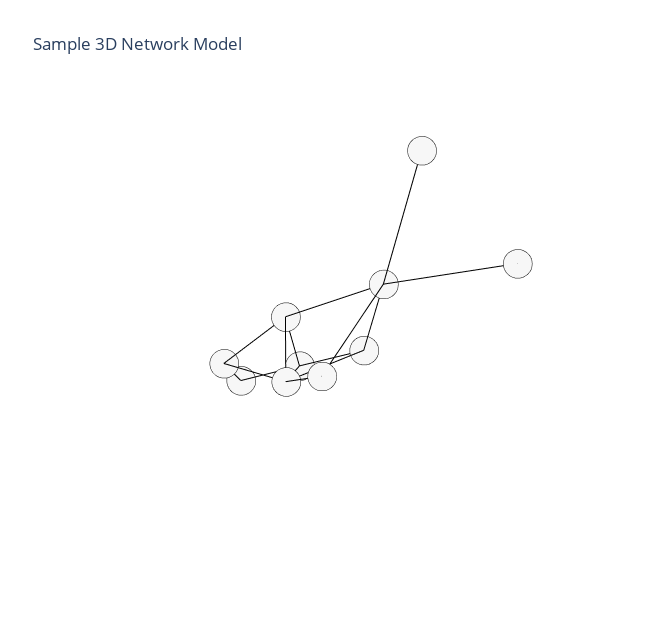

Here is the notebook cell this chart was saved with:
### Code cell
# Define graph and 3D layout
G = nx.Graph()
nodelist = {
  0: [0.33, -5.19, -0.06],
  1: [-0.98, -6.22, -9.64],
  2: [-5.17, -5.16, 7.66],
  3: [0.53, 7.91, -7.21],
  4: [-3.42, 6.16, 6.56],
  5: [-9.99, -3.12, -8.22],
  6: [-6.79, -3.42, 7.94],
  7: [3.62, 5.31, -6.33],
  8: [-3.33, -3.36, -3.91],
  9: [8.37, -6.8, 8.58]
}

edgelist = [  (2, 9),  (2, 8),  (2, 7),  (1, 0),  (5, 2),  (0, 5),  (9, 6),  (9, 5),  (7, 7),  (4, 0),  (2, 8),  (5, 7),  (6, 7),  (0, 8),  (9, 5), (3, 0), (3, 2), (3,7)]

G.add_edges_from(edgelist)
G.add_nodes_from(nodelist)

# 3D spring layout
spring_3D = nx.spring_layout(G, dim=3)

# Node positions
x_nodes = [spring_3D[node][0] for node in G.nodes()]
y_nodes = [spring_3D[node][1] for node in G.nodes()]
z_nodes = [spring_3D[node][2] for node in G.nodes()]

# Edge coordinates
x_edges, y_edges, z_edges = [], [], []
for edge in edgelist:
    x_coords = [spring_3D[edge[0]][0], spring_3D[edge[1]][0], None]
    y_coords = [spring_3D[edge[0]][1], spring_3D[edge[1]][1], None]
    z_coords = [spring_3D[edge[0]][2], spring_3D[edge[1]][2], None]
    x_edges += x_coords
    y_edges += y_coords
    z_edges += z_coords

# Create edge trace
trace_edges = go.Scatter3d(
    x=x_edges, y=y_edges, z=z_edges,
    mode='lines',
    line=dict(color='black', width=2),
    hoverinfo='none'
)

# Create node trace
community_label = [0] * len(x_nodes)  # Example community labels
club_labels = [str(node) for node in G.nodes()]  # Example node labels
trace_nodes = go.Scatter3d(
    x=x_nodes, y=y_nodes, z=z_nodes,
    mode='markers',
    marker=dict(
        symbol='circle',
        size=10,
        color=community_label,
        line=dict(color='black', width=0.5)
    ),
    text=club_labels,
    hoverinfo='text'
)

# Axis definition
axis = dict(
    showbackground=False,
    showline=False,
    zeroline=False,
    showgrid=False,
    showticklabels=False,
    title=''
)

# Layout
layout = go.Layout(
    title="Sample 3D Network Model",
    width=650,
    height=625,
    showlegend=False,
    scene=dict(
        xaxis=dict(axis),
        yaxis=dict(axis),
        zaxis=dict(axis)
    ),
    margin=dict(t=100),
    hovermode='closest'
)

# Combine traces into a figure
data = [trace_edges, trace_nodes]
fig = go.Figure(data=data, layout=layout)

# Show plot
fig.show()

### Figure 1 — Plotly figure (JSON) as saved in the notebook; plotly's stock layout.template omitted (floating-point values rounded to 4 significant figures)
{"data": [{"hoverinfo": "none", "line": {"color": "black", "width": 2}, "mode": "lines", "type": "scatter3d", "x": [0.224, 0.2911, null, 0.224, 0.3564, null, 0.224, -0.0981, null, -0.2846, -0.1111, null, 0.0416, 0.224, null, -0.1111, 0.0416, null, 0.2911, 0.06538, null, 0.2911, 0.0416, null, -0.0981, -0.0981, null, -0.2773, -0.1111, null, 0.224, 0.3564, null, 0.0416, -0.0981, null, 0.06538, -0.0981, null, -0.1111, 0.3564, null, 0.2911, 0.0416, null, -0.2075, -0.1111, null, -0.2075, 0.224, null, -0.2075, -0.0981, null], "y": [-0.06902, -0.5826, null, -0.06902, 0.3531, null, -0.06902, -0.3132, null, 0.3296, 0.3084, null, -0.2612, -0.06902, null, 0.3084, -0.2612, null, -0.5826, -0.761, null, -0.5826, -0.2612, null, -0.3132, -0.3132, null, 0.8694, 0.3084, null, -0.06902, 0.3531, null, -0.2612, -0.3132, null, -0.761, -0.3132, null, 0.3084, 0.3531, null, -0.5826, -0.2612, null, 0.1266, 0.3084, null, 0.1266, -0.06902, null, 0.1266, -0.3132, null], "z": [-0.2713, -0.4005, null, -0.2713, 0.1094, null, -0.2713, -0.4909, null, 1, 0.385, null, -0.01201, -0.2713, null, 0.385, -0.01201, null, -0.4005, -0.7941, null, -0.4005, -0.01201, null, -0.4909, -0.4909, null, 0.6535, 0.385, null, -0.2713, 0.1094, null, -0.01201, -0.4909, null, -0.7941, -0.4909, null, 0.385, 0.1094, null, -0.4005, -0.01201, null, -0.179, 0.385, null, -0.179, -0.2713, null, -0.179, -0.4909, null]}, {"hoverinfo": "text", "marker": {"color": [0, 0, 0, 0, 0, 0, 0, 0, 0, 0], "line": {"color": "black", "width": 0.5}, "size": 10, "symbol": "circle"}, "mode": "markers", "text": ["2", "9", "8", "7", "1", "0", "5", "6", "4", "3"], "type": "scatter3d", "x": [0.224, 0.2911, 0.3564, -0.0981, -0.2846, -0.1111, 0.0416, 0.06538, -0.2773, -0.2075], "y": [-0.06902, -0.5826, 0.3531, -0.3132, 0.3296, 0.3084, -0.2612, -0.761, 0.8694, 0.1266], "z": [-0.2713, -0.4005, 0.1094, -0.4909, 1, 0.385, -0.01201, -0.7941, 0.6535, -0.179]}], "layout": {"height": 625, "hovermode": "closest", "margin": {"t": 100}, "scene": {"xaxis": {"showbackground": false, "showgrid": false, "showline": false, "showticklabels": false, "title": {"text": ""}, "zeroline": false}, "yaxis": {"showbackground": false, "showgrid": false, "showline": false, "showticklabels": false, "title": {"text": ""}, "zeroline": false}, "zaxis": {"showbackground": false, "showgrid": false, "showline": false, "showticklabels": false, "title": {"text": ""}, "zeroline": false}}, "showlegend": false, "title": {"text": "Sample 3D Network Model"}, "width": 650}}
